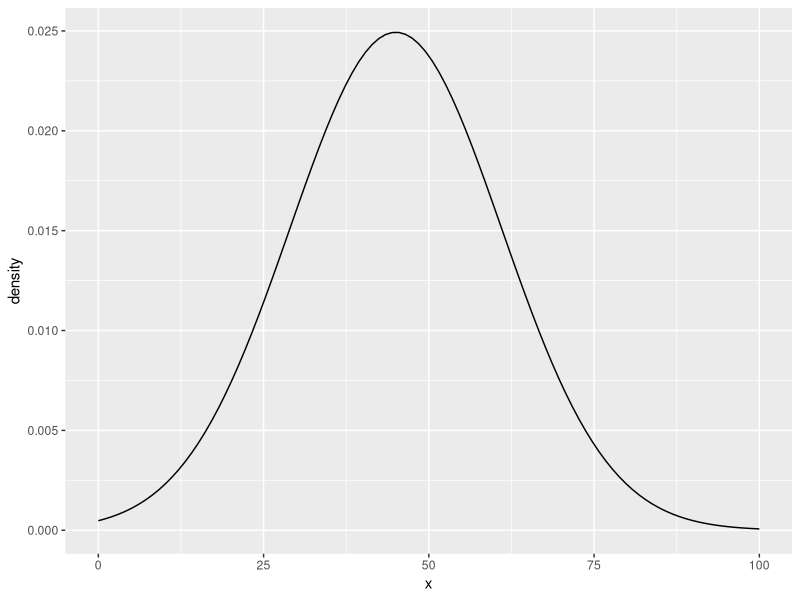
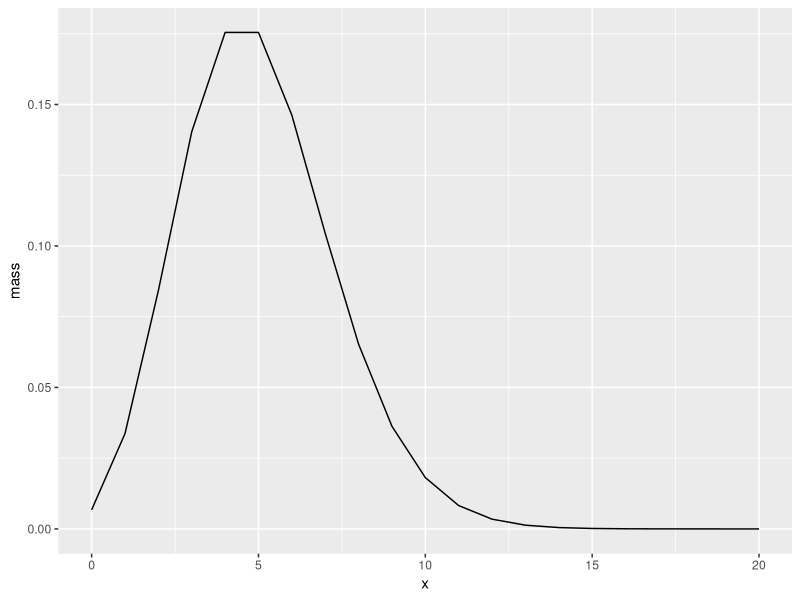
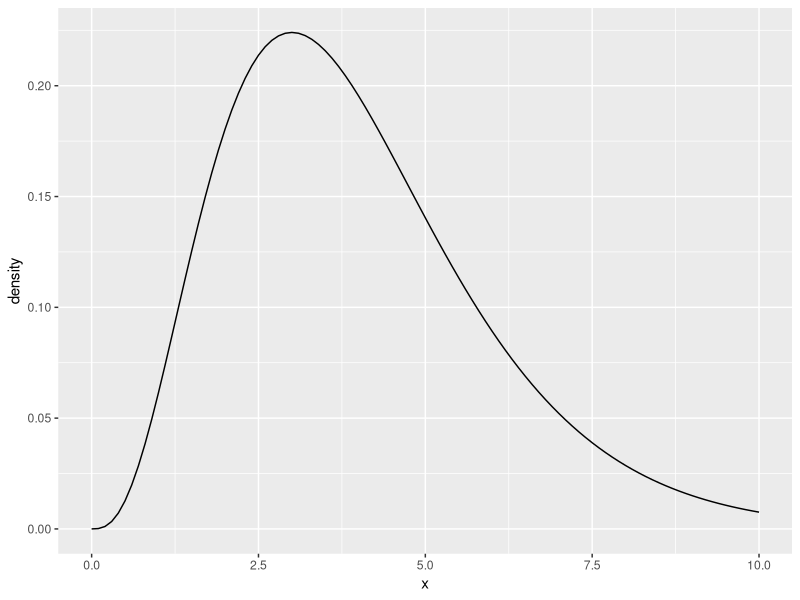

Reproduce these figures in R, in order.
library(tidyverse)

# 1 define the possible outcomes
foo <- tibble(
  x = seq(0, 100, length.out = 100)
)
#2 Choose our parameters
mu <- 45
sigma <- 16

#3. Calculate density
foo <- mutate(foo, density = dnorm(x, mean = mu, sd = sigma))

#4. Plot it 
ggplot(foo, aes(x, density))+
  geom_line()

#EXPLORING dpois() to 
# 1 define the possible outcomes
foo <- tibble(
  x = seq(0, 20, by = 1)
)
#2 Choose our parameters
# As lambda goes up probability of the outcome goes up
lambda <- 5

#3. Calculate mass
foo <- mutate(foo, mass = dpois(x, lambda = lambda, log = FALSE))

#4. Plot it 
ggplot(foo, aes(x, mass))+
  geom_line()

#EXPLORING dgamma() to 
# 1 define the possible outcomes
foo <- tibble(
  x = seq(0, 10, by = 0.1)
)
#2 Choose our parameters
# As lambda goes up probability of the outcome goes up
shape <- 4
rate <- 1

#3. Calculate density
foo <- mutate(foo, density = dgamma(x, shape = shape, rate = rate))

#4. Plot it 
ggplot(foo, aes(x, density))+
  geom_line()

